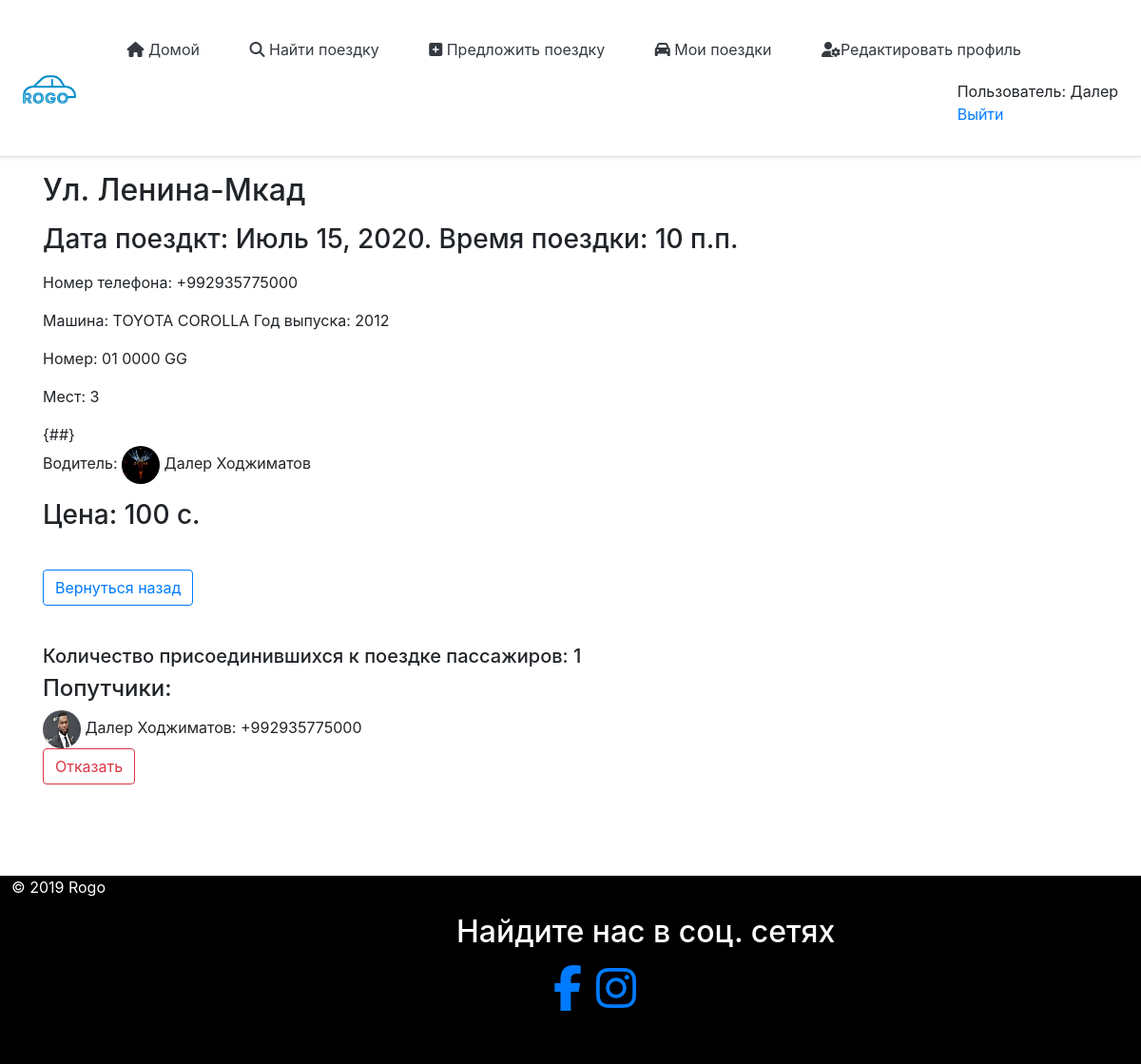
Screenshot of /6/ (signed in) with the database file from the repository.
### mainApp/models.py (models this page shows, shortened)
class Rides(models.Model):
    author = models.ForeignKey(User, on_delete = models.CASCADE, verbose_name = 'Создатель поездки', blank = True, null = True)
    date_create = models.DateTimeField(default=default_datetime(), null=True, blank = True, verbose_name = 'Дата создания')
    pick_up_location = models.CharField(max_length=120, verbose_name='Место сбора')
    drop_location = models.CharField(max_length=120, verbose_name='Пункт назначения')
    total_rides = models.IntegerField(verbose_name='Количество пассажиров(мин=1, макс=10)', validators=[MaxValueValidator(10),MinValueValidator(1)])
    true = models.BooleanField(default=True)
    false = models.BooleanField(default=False)
    date = models.DateField(verbose_name='Дата(гг-мм-дд)')
    time= models.TimeField(verbose_name='Время(ч:м)',auto_now=False, auto_now_add=False, null=True)
    price = models.CharField(max_length=120,verbose_name='Цена (с.)', default='')
    car = models.CharField(max_length=120,default='',verbose_name='Марка авто')
    car_number = models.CharField(max_length=12, verbose_name = 'Номер машины (01 0000 GG)', default = '')
    car_year_issue = models.CharField(max_length=4, verbose_name='Год выпуска машины', default = '')
    phone_number = models.CharField(max_length=15, default='', verbose_name='Номер телефона (используйте в начале код страны)')
    class Meta:
        verbose_name='Поездку' # отображение нужного названия в админ панели при редактировании
        verbose_name_plural='Поездки' # отображенпие нужного названия в панели админа

class UserModel(models.Model):
    user = models.OneToOneField(User, verbose_name='Пользователь', null=True, on_delete=models.CASCADE,  related_name='profile')
    phone = models.CharField(verbose_name='Телефон', max_length=200, null=True)
    avatar = models.ImageField(null=True, default='user.png', verbose_name='Фотография', blank=True)
    user_car = models.CharField(verbose_name='Марка авто', null=True, max_length=200)
    user_car_year = models.CharField(verbose_name='Год выпуска автомобиля', null=True, max_length=200)
    user_car_number = models.CharField(verbose_name='Автомобильный номер', null=True, max_length=200)

class Join (models.Model):
    ride = models.ForeignKey(Rides, on_delete = models.CASCADE, verbose_name = 'Пользователь', blank = True, null = True, related_name = 'join_rides')
    author = models.ForeignKey(User, on_delete = models.CASCADE, verbose_name = 'Пользователь', blank = True, null = True)
    author_phone = models.CharField(max_length=13, default='', verbose_name='Номер телефона (используйте в начале код страны со знаком +)')
    status = models.BooleanField(verbose_name='видимость',default=False)
    class Meta:
        verbose_name='Попутчиков' # отображение нужного названия в админ панели при редактировании
        verbose_name_plural='Попутчики' # отображенпие нужного названия в панели админа

### mainApp/views.py (the view, shortened to what this page needs)
# urls.py: path('<int:pk>/',views.HomeDetailView.as_view(),name='ride_page'),
class HomeDetailView(CustomSuccssMessageMixin,FormMixin,DetailView):
    model = Rides
    form_class = JoinForm
    template_name = 'rides/ride.html'
    context_object_name = 'getRide'
    success_msg = 'Вы присоединилтсь к поездке.'

### mainApp/templates/rides/ride.html (shortened to what this page needs)
{% extends "rides/index.html" %}
{% load static %}
{% block content %}
<div class="container" style="padding-bottom:80px">
    <h2>{{getRide.pick_up_location}}-{{getRide.drop_location}}</h2>
    <p><h3>Дата поездкт: {{getRide.date}}. Время поездки: {{getRide.time}}</h3></p>
    <p>Номер телефона: {{getRide.phone_number}}</p>
    <p>Машина: {{getRide.car}} Год выпуска: {{getRide.car_year_issue}}</p>
    <p>Номер: {{getRide.car_number}}</p>
    <p>Мест: {{getRide.total_rides}}</p>
    <p>Водитель: <img class="profile-pic" src="{{getRide.author.profile.avatar.url}}" width="40" height="40"> {{getRide.author.first_name}} {{getRide.author.last_name}}</p>
    <p><h3>Цена: {{getRide.price}} c.</h3></p>
    <br>
    <div>
        <a style="float:left;" class="btn btn-outline-primary" href="/list">Вернуться назад</a>
    </div> <br />
    <h5 style="margin-top:5%">Количество присоединившихся к поездке пассажиров: {{getRide.join_rides.all.count}}</h5>
    {% if request.user == getRide.author %}
    <h4>Попутчики:</h4>
    {% for item in getRide.join_rides.all %}
    <ul>
        <li>
            <img class="profile-pic" src="{{item.author.profile.avatar.url}}" width="40" height="40"> {{item.author.first_name}} {{item.author.last_name}}: {{item.author_phone}}<br />
            <a class="btn btn-outline-danger " href="{% url 'deleteJoiner' item.id %}">Отказать</a>
        </li>
    </ul>
    {% endfor %}
    {% endif %}
</div>
{% endblock %}

### mainApp/templates/rides/index.html (shortened to what this page needs)
﻿<html xmlns="http://www.w3.org/1999/xhtml">
<head>
    {% load static %}
    <link rel="stylesheet" href="https://stackpath.bootstrapcdn.com/bootstrap/4.4.1/css/bootstrap.min.css">
    <link rel="stylesheet" href="{% static 'mainApp/css/style.css' %}" type="text/css" />
    <link rel="stylesheet" href="{% static 'mainApp/css/media.css' %}" type="text/css" />
    <link href="/docs/4.4/dist/css/bootstrap.min.css" rel="stylesheet">
</head>
<body>
    <div class="wrapper">
        <div class="d-flex flex-md-row align-items-center p-3 px-md-4 mb-3 bg-white border-bottom shadow-sm">
            <a href="{% url 'index' %}"><img style="max-width: 65%" src="{% static 'mainApp/image/rogo.png' %}" /></a>
            <div class="top">
                <nav class="my-2 my-md-0 mr-md-3" style="float:left">
                    <a class="px-md-4 text-dark" href="{% url 'index' %}"><i class="fas fa-home"></i> Домой</a>
                    <a class="px-md-4 text-dark" href="{% url 'Home' %}"><i class="fas fa-search"></i> Найти поездку</a>
                    <a class="px-md-4 text-dark" href={% url 'offerRide' %}><i class="fas fa-plus-square"></i> Предложить поездку</a>
                    {% if user.is_authenticated %}
                    <a class="px-md-4 text-dark" href="{% url 'myRides' %}"><i class="fas fa-car"></i> Мои поездки</a>
                    <a class="px-md-4 text-dark" href="{% url 'edit' %}"><i class="fas fa-user-cog"></i>Редактировать профиль</a>
                    {% endif %}
                </nav>
                {% block sidebar %}
                <ul class="sidebar-nav" style="float:right">
                    {% if user.is_authenticated %}
                    <li>Пользователь: {{ request.user.first_name }}</li>
                    <li><a href="{% url 'logout'%}">Выйти</a></li>
                    {% else %}
                    <li><a class="btn btn-outline-primary" href="{% url 'login'%}">Войти</a></li>
                    <li><a class="btn btn-outline-primary" href="{% url 'register' %}">Регистрация</a></li>
                    {% endif %}
                </ul>
                {% endblock %}
            </div>
        </div>
        <div class="content1">
            {% block content %}
            {% endblock %}
        </div>
        <footer class="footer" style="background-color: black; color: white; max-width:100%; padding-bottom: 40px; bottom: 0;box-sizing: border-box; width:100%;">
            <p style="padding-left:1%">
                © 2019 Rogo
                <br />
            </p>
            <div style="margin-left:40%; max-width:50%;">
                <p class="float-center"><h2><span>Найдите нас в соц. сетях</span></h2></p>
                <ul style="margin-left: 17%">
                    <li style="float:left;"><a target="_blank" href="https://www.facebook.com/rogo.tj"><i class="fa fa-3x fa-facebook"></i></a></li>
                    <li><a style="margin-left: 15px;" target="_blank" href="https://www.instagram.com/rogo.tj/"><i class="fa fa-3x fa-instagram"></i></a></li>
                </ul>
            </div>
        </footer>
    </div>
</body>
</html>

### static/mainApp/css/style.css (style rules this page uses)
body { background-image: url("image/pogoda.jpg"); }
.sidebar-nav { margin-top: 20px; padding: 0; list-style: none; }
html, body { height: 100%; width:100% }
* { margin: 0; padding: 0; }
.wrapper { height: 100%; width: 100% }
.content1 { height: 100%; width: 100% }
.content1 { width: 100% }

### static/mainApp/css/media.css (style rules this page uses)
* { transition: all .2s; }

### mainApp/templates/rides/index.html (style rules this page uses)
li { list-style-type: none; }
ul { margin-left: 0; padding-left: 0; }
* { margin: 0; padding: 0; }
html, body { height: 100%; }
.wrapper { display: table; height: 100%; }
.content1 { display: table-row; height: 100%; }

### mainApp/templates/rides/ride.html (style rules this page uses)
.profile-pic { max-width: 200px; max-height: 200px; margin: 0 auto; border-radius: 50%; }

### rows the page displays
Rides: pick_up_location "Ул. Ленина", drop_location "Мкад", date "Июль 15, 2020", time "10 п.п.", phone_number "+992935775000", car "TOYOTA COROLLA", car_year_issue "2012", car_number "01 0000 GG", total_rides "3", author.profile.avatar (picture), author.first_name "Далер", author.last_name "Ходжиматов", price "100", join_rides.all.count "1"
Join: author.profile.avatar (picture), author.first_name "Далер", author.last_name "Ходжиматов", author_phone "+992935775000"

### other values shown
{{ request.user.first_name }} "Далер"
